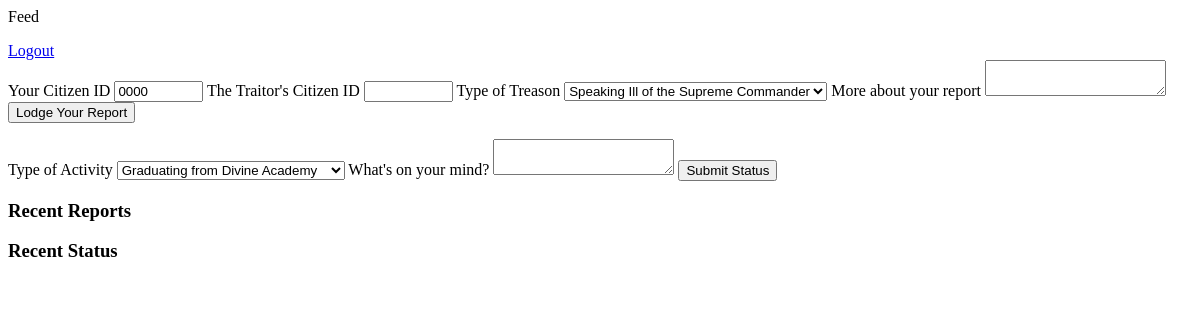
Before: /feed (signed in) with the older database file.
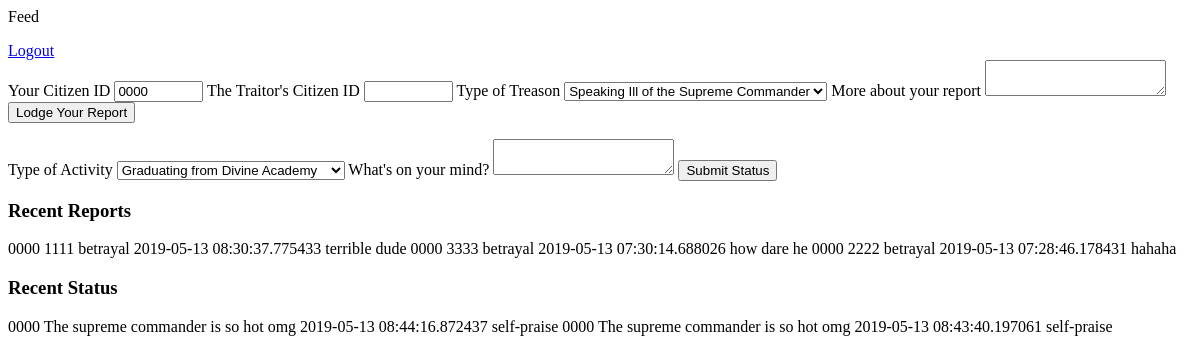
After: the same page with the newer database file.
### app/models.py (models this page shows, shortened)
class Report(db.Model):
    reporter_id = db.Column(db.String(12), db.ForeignKey('citizen.citizen_id'))
    reported_id = db.Column(db.String(12), db.ForeignKey('citizen.citizen_id'))
    report_id  = db.Column(db.Integer, primary_key=True)
    time = db.Column(db.DateTime, index=True, default=datetime.utcnow)
    report_category = db.Column(db.String(64), default='betrayal')
    body = db.Column(db.String(140))

class Status(db.Model):
    citizen_id = db.Column(db.String(12), db.ForeignKey('citizen.citizen_id'))
    status_id = db.Column(db.Integer, primary_key=True)
    timestamp = db.Column(db.DateTime, index=True, default=datetime.utcnow)
    status_category = db.Column(db.String(64), default='self-praise')
    body = body = db.Column(db.String(140))

### app/routes.py (the view)
@app.route('/feed', methods=['GET', 'POST'])
@login_required
def feed():
    invalid_citizen = False
    submit_error = False
    page = request.args.get('page', 1, type=int)
    form = CitizenReport(reporter=current_user.citizen_id)
    status_input = CitizenStatus()
    if form.validate_on_submit():
        reported = Citizen.query.filter_by(citizen_id=form.traitor.data).first()
        if reported is None:
            invalid_citizen = True
            return redirect(url_for('feed'))
        else:
            try:
                reported.score = reported.score + float(form.category.data)
                db.session.commit()
                new_report = Report(reporter_id=current_user.citizen_id, reported_id=reported.citizen_id, report_id=gen_id(), body=form.body.data)
                db.session.add(new_report)
                db.session.commit()
                print('Successful report submission')
            except Exception as score_error:
                print('Report submission error: ' + str(score_error))
    else:
        print('Report form validation error')
        print(form.errors)
    if status_input.validate_on_submit():
        try:
            current_citizen = Citizen.query.filter_by(citizen_id=current_user.citizen_id).first()
            current_citizen.score = current_citizen.score + float(status_input.status_category.data)
            db.session.commit()
            new_status = Status(citizen_id=current_user.citizen_id, status_id=gen_id(), body=status_input.status.data)
            db.session.add(new_status)
            db.session.commit()
            print('Status submission successful')
        except Exception as status_error:
            print('Status submission error: ' + str(status_error))
    else:
        print('Status form validation error')
        print(status_input.errors)
    reports = Report.query.order_by(Report.time.desc()).paginate(page, 20, False)
    all_status = Status.query.order_by(Status.timestamp.desc()).paginate(page, 20, False)
    return render_template('feed.html', title='Feed', form=form, reports=reports.items, status_input=status_input, statuses=all_status.items)

### app/forms.py
class CitizenReport(FlaskForm):
    reporter = StringField('Your Citizen ID', validators=[DataRequired(), Length(min=4, max=8)])
    traitor = StringField("The Traitor's Citizen ID", validators=[DataRequired(), Length(min=4, max=8)])
    category = SelectField('Type of Treason', choices=offenses, validators=[DataRequired()])
    body = TextAreaField('More about your report')
    submit = SubmitField('Lodge Your Report')

class CitizenStatus(FlaskForm):
    status = TextAreaField("What's on your mind?")
    status_category = SelectField('Type of Activity', choices=activities, validators=[DataRequired()])
    submit = SubmitField('Submit Status')

### app/models.py (called while the page is built)
@login.user_loader
def get_user(citizen_id):
    return Citizen.query.get(citizen_id)

### app/templates/feed.html (shortened to what this page needs)
{% block content %}
     <p>Feed</p>
     <a href="{{ url_for('logout')}}">Logout</a>
     <form method="post">
          {{ form.reporter.label }}
          {{ form.reporter(size=8) }}
          {{ form.traitor.label }}
          {{ form.traitor(size=8) }}
          {{ form.category.label }}
          {{ form.category }}
          {{ form.body.label }}
          {{ form.body(size=140) }}
          {{ form.submit() }}
     </form>
     <form method="post">
          {{ status_input.status_category.label() }}
          {{ status_input.status_category }}
          {{ status_input.status.label }}
          {{ status_input.status(size=140) }}
          {{ status_input.submit() }}
     </form>
     <div>
          <h3>Recent Reports</h3>
          {% for report in reports %}
               {{ report.reporter_id }}
               {{ report.reported_id }}
               {{ report.report_category }}
               {{ report.time }}
               {{ report.body }}
          {% endfor %}
     </div>
     <div>
          <h3>Recent Status</h3>
          {% for status in statuses %}
               {{ status.citizen_id }}
               {{ status.body }}
               {{ status.timestamp }}
               {{ status.status_category }}
          {% endfor %}
     </div>
{% endblock content %}

Changed rows visible on the page:
added Report: reporter_id "0000", reported_id "1111", report_category "betrayal", time "2019-05-13 08:30:37.775433", body "terrible dude"
added Report: reporter_id "0000", reported_id "3333", report_category "betrayal", time "2019-05-13 07:30:14.688026", body "how dare he"
added Report: reporter_id "0000", reported_id "2222", report_category "betrayal", time "2019-05-13 07:28:46.178431", body "hahaha"
added Status: citizen_id "0000", body "The supreme commander is so hot omg", timestamp "2019-05-13 08:44:16.872437", status_category "self-praise"
added Status: citizen_id "0000", body "The supreme commander is so hot omg", timestamp "2019-05-13 08:43:40.197061", status_category "self-praise"
